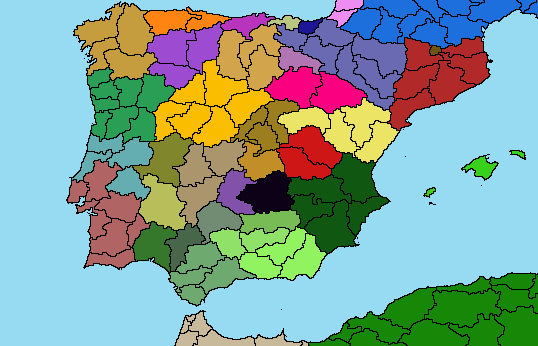
//> input picture Map/example/map.png, 538 x 346 px
$ ./main   (built with g++ and OpenCV 4)
//> lines starting //> are read from the running program, lines starting //| are printed output that depends on the picture; after the words box and inside, x2 and y2 are one past the last pixel; in counts of white or black regions, pixels touching at a corner belong together
#include <opencv2/core.hpp>
#include <opencv2/imgcodecs.hpp>
#include <opencv2/imgproc.hpp>
#include <opencv2/highgui.hpp>
#include <iostream>
#include <vector>
#include <string>
#include <fstream>
#include <time.h>
#include <thread>
#include <mutex>

using namespace cv;
using namespace std;

#define F_SIZE 10

//Mutex
mutex m;

//Setup flags
bool flags[F_SIZE]={true,false,false,false,false,false,false,false,false,true};
string FLAGS[F_SIZE]={"owner","water","regions","subregions","continents","numbering","verbose","countries","empires","headers"};
string path, file_extension="png";
int use=0;
int cores=6;
string USE[2]={"hex","rgb"};
string water_colour;

class Province
{
public:
    int index;
    string colour;
    Point pos;
    vector<uchar> shape;
    vector<int> neighbours;
    string subregion;
    string region;
    string country;
    string empire;
    string continent;
    Rect box;
    Rect mini_box;
    Province(int index, string colour, Point pos, Rect box, Rect mini_box)
    {
        this->index=index;
        this->colour=colour;
        this->pos=pos;
        this->box=box;
        this->mini_box=mini_box;
    }
    Province(int index, string colour, Point pos, vector<uchar> shape, Rect box, Rect mini_box)
    {
        this->index=index;
        this->colour=colour;
        this->pos=pos;
        this->shape=shape;
        this->box=box;
        this->mini_box=mini_box;
    }
    bool operator< (const Province &other) const {
        return index < other.index;
    }
};

void showImage(Mat image, string window_name="image")
{
    namedWindow(window_name, WINDOW_AUTOSIZE);
    imshow(window_name, image);
    waitKey(0);
    destroyAllWindows();
}

string bgr_to_hex(Vec3b colour)
{
    string chrs="0123456789ABCDEF";
    string hexa="#";
    for (int i=2;i>=0;--i)
    {
        hexa+=chrs[colour[i]/16];
        hexa+=chrs[colour[i]%16];
    }
    return hexa;
}

bool overlap(vector<uchar> c1, Rect b1, vector<uchar> c2, Rect b2)
{
    Mat im1,im2;
    im1=imdecode(c1,IMREAD_GRAYSCALE );
    im2=imdecode(c2,IMREAD_GRAYSCALE );
    Mat shape;
    Mat im3, im4;
    int x,y,w,h;
    x=min(b1.x,b2.x);y=min(b1.y,b2.y);w=max(b1.x+b1.width,b2.x+b2.width);h=max(b1.y+b1.height,b2.y+b2.height);
    copyMakeBorder(im1, im3, b1.y-y, h-b1.y-b1.height, b1.x-x, w-b1.x-b1.width, BORDER_CONSTANT, Scalar(0));
    copyMakeBorder(im2, im4, b2.y-y, h-b2.y-b2.height, b2.x-x, w-b2.x-b2.width, BORDER_CONSTANT, Scalar(0));
    bitwise_and(im3,im4,shape);
    return countNonZero(shape)>0;
}

bool do_intersect(Rect a, Rect b)
{
    if (a.x>b.x+b.width || b.x>a.x+a.width || a.y>b.y+b.height || b.y>a.y+a.height)
    {
        return false;
    }
    return true;
}

Point firstNonZero(Mat img,Point start=Point(0,0))
{
    int rows=img.rows,cols=img.cols;

    for(int i=start.y;i<rows;i++)
    {
        const uchar* ptr8=img.ptr(i);
        for(int j=0;j<cols;j++)
        {
            if(ptr8[j]==255)
            {
                return Point(j,i);
            }
        }
    }
    return Point(-1,-1);
}

vector<string> custom_split(string str, char del)
{
    vector<string> res;
    string curr="";
    for (int i=0;i<str.length();++i)
    {
        if (str[i]==del)
        {
            res.push_back(curr);
            curr="";
        }
        else
        {
            curr+=str[i];
        }
    }
    res.push_back(curr);
    return res;
}

void get_province(int index, Mat img, Point pos, vector<Province> &provinces, Mat thresh, int thread_num)
{
    Mat range, shape, cropped;
    vector<uchar> buff;

    vector<int> param(2);
    param[0]=IMWRITE_JPEG_QUALITY;
    param[1]=89;
    Rect box,mini_box;
    Rect rect;

    inRange(thresh, Scalar(thread_num), Scalar(thread_num), range);

    mini_box=boundingRect(range);

    dilate(range,shape,Mat());

    box=boundingRect(shape);

    //If province is not water get its shape
    if (flags[1] || bgr_to_hex(img.at<Vec3b>(pos))!=water_colour)
    {
        cropped=shape(Range(box.y,box.y+box.height),Range(box.x,box.x+box.width));

        imencode(".jpg", cropped, buff, param); //Compressing image in memory
        m.lock();
        provinces.push_back(Province(index, bgr_to_hex(img.at<Vec3b>(pos)),pos,buff,box,mini_box));
        m.unlock();
    }
    else
    {
        m.lock();
        provinces.push_back(Province(index, bgr_to_hex(img.at<Vec3b>(pos)),pos,box,mini_box));
        m.unlock();
    }
    floodFill(thresh, pos, Scalar(0), &rect, Scalar(0), Scalar(0), 8);
}

int main(int argc, char* argv[])
{
    clock_t Start=clock();
    //Help
    if (argc>1)
    {
        string help=argv[1];
        if (help=="--help" || help=="-help" || help=="-h" || help=="help" || help=="h")
        {
            cout<<endl<<endl;
            cout<<"Description:"<<endl;
            cout<<"\tThis program interprets maps and calculates their provinces' connections\n\t(as well as subregions, regions and continents if necessary)."<<endl;
            cout<<"\tBy default it outputs the provinces' owners (column 1), positions(column 2 and 3),\n\tsubregions (col 4), regions (col 5) and lastly their neighbours (all the rest) but these can be changed."<<endl;
            cout<<"\tAlso it has a few default flags which can be configured in default_flags.txt."<<endl;
            cout<<endl;
            cout<<"Usage:"<<endl;
            cout<<"\t-v/--verbose\t\t\tWhether to give a detailed output where the program is currently"<<endl<<endl;
            cout<<"\t--path=<PATH>\t\t\tBasically where your maps are"<<endl<<endl;
            cout<<"\t--file-extension=<EXTENSION>\tWhat file extension they use (eg. .png, .jpg or nothing at all)"<<endl<<endl;
            cout<<"\t--water-colour=<HEX>\t\tThe water colour in hex, if nothing is given it defaults to the colour at\n\t\t\t\t\tthe top left corner of the image"<<endl<<endl;
            cout<<"\t--owner\t\t\t\tWhether to output the colours of the provinces' owners"<<endl<<endl;
            cout<<"\t--water\t\t\t\t\Whether to calculate the neighbours of waters (water colour will be the first\n\t\t\t\t\tpixel of the upper left corner)"<<endl<<endl;
            cout<<"\t--subregions\t\t\tWhether to include subregions in the output or not"<<endl<<endl;
            cout<<"\t--regions\t\t\tWhether to include regions in the output or not"<<endl<<endl;
            cout<<"\t--countries\t\t\tWhether to include countries in the output or not"<<endl<<endl;
            cout<<"\t--empires\t\t\tWhether to include empires in the output or not"<<endl<<endl;
            cout<<"\t--continents\t\t\tWhether to include continents in the output or not"<<endl<<endl;
            cout<<"\t--numbering\t\t\tWhether to write province index into the output"<<endl<<endl;
            cout<<"\t--use-<hex/rgb>\t\t\tThe colour format of the output"<<endl<<endl;
            cout<<"\t--cores=<VALUE>\t\t\tThe number of CPU cores the application should use"<<endl<<endl;
            cout<<"\t--headers\t\t\tWhether to use headers to label the information (it's automatically on,\n\t\t\t\t\ttype no-headers if you don't want to use them)";
            cout<<endl<<endl;
            return 0;
        }
    }
    //Helper to flags
    string line;
    vector<string> spl;

    ifstream inp("default_flags.txt");
    int ll=0;

    //Read flags
    while (getline(inp, line) || (++ll)<argc)
    {
        if (ll>=1)
        {
            line=argv[ll];
            while (line[0]=='-')
            {
                line.erase(0,1);
            }
        }
        spl=custom_split(line,'=');
        if (line=="verbose" || line=="v")
        {
            flags[6]=true;
        }
        else if (spl[0]=="file-extension")
        {
            file_extension=spl[1];
        }
        else if (spl[0]=="water-colour" || spl[0]=="water-color")
        {
            water_colour=spl[1];
        }
        else if (spl[0]=="cores")
        {
            cores=stoi(spl[1]);
        }
        else
        {
            if (spl[0]=="path")
            {
                path=spl[1];
            }
            else
            {
                spl=custom_split(line,'-');
                if (spl[0]=="use")
                {
                    for (int i=0;i<4;++i)
                    {
                        if (spl[1]==USE[i])
                        {
                            use=i;
                            break;
                        }
                    }
                }
                else
                {
                    for (int i=0;i<F_SIZE;++i)
                    {
                        if (i==6) continue;
                        if (spl[1]==FLAGS[i] || spl[0]==FLAGS[i])
                        {
                            flags[i]=!(spl[0]=="no" || spl[0]=="exclude");
                            break;
                        }
                    }
                }
            }
        }
    }

    if (flags[6]) cout<<"Reading image..."<<endl;
    Mat img=imread(path+"map."+file_extension, IMREAD_COLOR);
//> img is the input picture: 346 rows x 538 cols, CV_8UC3; mean B, G, R 151, 161.3, 131.1
    if(img.empty())
    {
        cout<<"Error: Could not read the image `"+path+"map."+file_extension+"`!"<<endl;
        return 1;
    }
    if (water_colour.empty())
    {
        water_colour=bgr_to_hex(img.at<Vec3b>(Point(0,0)));
//> the loop in bgr_to_hex, `for (int i=2;i>=0;--i)` made 3 passes
//> hexa on passes 1 to 3: "#97", "#97DB", "#97DBF2"
//> water_colour = "#97DBF2"
    }
    //Not even starting if regions, subregions or continents are missing if appropriate flags are set
    Mat reg,sub,cou,emp,cont;
    if (flags[2])
    {
        reg=imread(path+"regions."+file_extension, IMREAD_COLOR);
        if(reg.empty())
        {
            cout<<"Error: Could not read the image `"+path+"regions."+file_extension+"`!"<<endl;
            return 2;
        }
    }
    if (flags[3])
    {
        sub=imread(path+"subregions."+file_extension, IMREAD_COLOR);
        if(sub.empty())
        {
            cout<<"Error: Could not read the image `"+path+"subregions."+file_extension+"`!"<<endl;
            return 3;
        }
    }
    if (flags[7])
    {
        cou=imread(path+"countries."+file_extension, IMREAD_COLOR);
        if(cou.empty())
        {
            cout<<"Error: Could not read the image `"+path+"countries."+file_extension+"`!"<<endl;
            return 7;
        }
    }
    if (flags[8])
    {
        emp=imread(path+"empires."+file_extension, IMREAD_COLOR);
        if(emp.empty())
        {
            cout<<"Error: Could not read the image `"+path+"empires."+file_extension+"`!"<<endl;
            return 8;
        }
    }
    if (flags[4])
    {
        cont=imread(path+"continents."+file_extension, IMREAD_COLOR);
        if(cont.empty())
        {
            cout<<"Error: Could not read the image `"+path+"continents."+file_extension+"`!"<<endl;
            return 4;
        }
    }
    if (flags[6]) cout<<"Preparing greyscale images..."<<endl;
    //Making greyscale image
    Mat greyImage;
    cvtColor(img, greyImage, COLOR_BGR2GRAY);
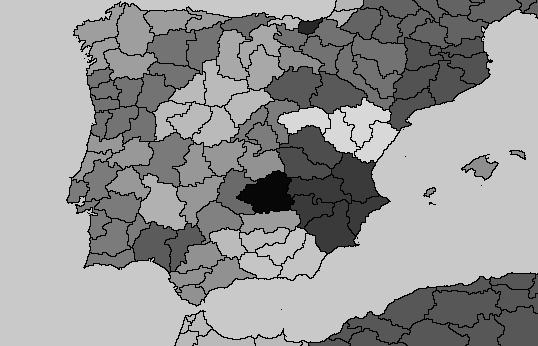
//> greyImage: 346 rows x 538 cols, CV_8UC1; min 0, max 216, mean 151
    //Making black and white image
    Mat thresh;
    threshold(greyImage,thresh,0,255,THRESH_BINARY);
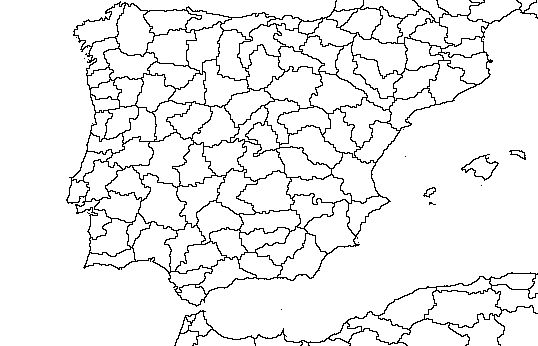
//> thresh: 346 rows x 538 cols, CV_8UC1; 93.5% white; black in thin lines or dots, all inside (x1, y1, x2, y2) = (66, 0, 538, 346)

    greyImage.release();

    vector<Province> provinces;

    if (flags[6]) cout<<"Getting basic information..."<<endl;
    //Getting basic information of the map (position and colour)
    Point pos;
    Point start=Point(0,0);
    Rect rect;
    //vector<Point> positions=allNonZero(thresh);
    int i=-1;
    bool loop=true;
    if (flags[6]) cout<<"Using "<<cores<<" cores..."<<endl;
    while (loop)
    {
        vector<thread> pool;
        for (int j=0;j<cores;j++)
        {
            ++i;
            pos=firstNonZero(thresh,start);
            if (pos.x<0 || pos.y<0)
            {
                loop=false;
                break;
            }
            start=pos;
            floodFill(thresh, pos, Scalar(j+1), &rect, Scalar(0), Scalar(0), 8);
            pool.push_back(thread(get_province,i,img,pos,ref(provinces),thresh,j+1));
        }
        for (auto& j : pool)
        {
            j.join();
        }
        //get_province(img,positions[i],provinces,thresh);

        if (flags[6]) cout<<"\rProcessing provinces ("<<provinces.size()<<")";
    }
//> this loop made 22 passes
//> (i, loop, start, rect) on passes 2, 3, 4, 5, 6, 7, 8, 10, 11, 12, 13, 14: (11, true, Point(381, 7), Rect(372, 7, 30, 36)), (17, true, Point(263, 13), Rect(221, 13, 54, 27)), (23, true, Point(219, 22), Rect(187, 22, 36, 52)), (29, true, Point(316, 36), Rect(300, 36, 43, 38)), (35, true, Point(432, 46), Rect(430, 46, 11, 9)), (41, true, Point(439, 61), Rect(428, 61, 47, 43)), (47, true, Point(320, 72), Rect(310, 72, 57, 41)), (59, true, Point(215, 106), Rect(192, 106, 47, 41)), (65, true, Point(376, 121), Rect(355, 121, 44, 42)), (71, true, Point(237, 139), Rect(203, 139, 43, 37)), (77, true, Point(343, 153), Rect(332, 153, 46, 50)), (83, true, Point(148, 174), Rect(139, 174, 48, 56))
//> (i, loop, rect) on passes 1, 9: (5, true, Rect(471, 0, 13, 3)), (53, true, Rect(91, 95, 28, 17))
//> thresh: 346 rows x 538 cols, CV_8UC1; every value is 0
//> after the loop, i = 129; loop = false; provinces = 129 items
    sort(provinces.begin(),provinces.end());

    thresh.release();
    img.release();

    if (flags[6]) cout<<"\r"<<provinces.size()<<" provinces processed...        "<<endl;

    if (flags[6]) cout<<"Finding neighbours..."<<endl;
    //Adding neighbours
    int SIZE=provinces.size();
//> SIZE = 129
    bool **neighbours = new bool*[SIZE];
    for(int i=0;i<SIZE;++i)
    {
        neighbours[i]=new bool[SIZE]{false};
    }
//> this loop made 129 passes

    for (int i=SIZE-1;i>=0;--i)
    {
        if (flags[1] || provinces[i].colour!=water_colour)
        {
            //Only going with j until we reach the diagonal
            for (int j=0;j<i;++j)
            {
                if (do_intersect(provinces[i].box, provinces[j].box) && (flags[1] || provinces[j].colour!=water_colour) && overlap(provinces[i].shape,provinces[i].box,provinces[j].shape,provinces[j].box))
                {
                    neighbours[i][j]=true;
                    neighbours[j][i]=true;
                }
            }
        }

        if (flags[6]) cout<<"\r"<<SIZE-i<<"/"<<SIZE<<" province done";
    }
    if (flags[6]) cout<<"\rAssigning found neighbours..."<<endl;
    //Assigning neighbours based on the "graph"
    for (int i=0;i<SIZE;++i)
    {
        for (int j=0;j<SIZE;++j)
        {
            if (neighbours[i][j])
            {
                provinces[i].neighbours.push_back(j);
            }
        }
    }

    for(int i=0;i<SIZE;++i)
    {
        delete [] neighbours[i];
    }
    delete [] neighbours;

    if (flags[6] && (flags[2] || flags[3] || flags[4] || flags[7] || flags[8])) cout<<"Finding other map data (subregions, regions, continents...)"<<endl;
    //Finding regions, subregions and continents
    for (int i=0;i<SIZE;i++)
    {
        if (flags[2]) provinces[i].region=bgr_to_hex(reg.at<Vec3b>(provinces[i].pos));
        if (flags[3]) provinces[i].subregion=bgr_to_hex(sub.at<Vec3b>(provinces[i].pos));
        if (flags[7]) provinces[i].country=bgr_to_hex(cou.at<Vec3b>(provinces[i].pos));
        if (flags[8]) provinces[i].empire=bgr_to_hex(emp.at<Vec3b>(provinces[i].pos));
        if (flags[4]) provinces[i].continent=bgr_to_hex(cont.at<Vec3b>(provinces[i].pos));
    }

    if (flags[6]) cout<<"Writing results to map_data.txt..."<<endl;
    //Showing the results
    ofstream out("map_data.txt");
    if (flags[9])
    {
        if (flags[5]) out<<"index ";
        if (flags[0]) out<<"colour ";
        out<<"position ";
        out<<"box ";
        if (flags[3]) out<<"subregion ";
        if (flags[2]) out<<"region ";
        if (flags[7]) out<<"country ";
        if (flags[8]) out<<"empire ";
        if (flags[4]) out<<"continent ";
        out<<"neighbours\n";
    }
    for (int i=0;i<SIZE;i++)
    {
        if (flags[5]) out<<i<<" ";
        if (flags[0])
        {
            if (use==0) out<<provinces[i].colour<<" ";
            else
            {
                int r,g,b;
                char const *hexColor = provinces[i].colour.c_str();
                sscanf(hexColor, "#%02x%02x%02x", &r, &g, &b);
                out<<r<<" "<<g<<" "<<b<<" ";
            }
        }
        out<<provinces[i].pos.x<<" "<<provinces[i].pos.y<<" ";
        out<<provinces[i].mini_box.x<<" "<<provinces[i].mini_box.y<<" "<<provinces[i].mini_box.width<<" "<<provinces[i].mini_box.height<<" ";
        if (flags[3])
        {
            if (use==0) out<<provinces[i].subregion<<" ";
            else
            {
                int r,g,b;
                char const *hexColor = provinces[i].subregion.c_str();
                sscanf(hexColor, "#%02x%02x%02x", &r, &g, &b);
                out<<r<<" "<<g<<" "<<b<<" ";
            }
        }
        if (flags[2])
        {
            if (use==0) out<<provinces[i].region<<" ";
            else
            {
                int r,g,b;
                char const *hexColor = provinces[i].region.c_str();
                sscanf(hexColor, "#%02x%02x%02x", &r, &g, &b);
                out<<r<<" "<<g<<" "<<b<<" ";
            }
        }
        if (flags[7])
        {
            if (use==0) out<<provinces[i].country<<" ";
            else
            {
                int r,g,b;
                char const *hexColor = provinces[i].country.c_str();
                sscanf(hexColor, "#%02x%02x%02x", &r, &g, &b);
                out<<r<<" "<<g<<" "<<b<<" ";
            }
        }
        if (flags[8])
        {
            if (use==0) out<<provinces[i].empire<<" ";
            else
            {
                int r,g,b;
                char const *hexColor = provinces[i].empire.c_str();
                sscanf(hexColor, "#%02x%02x%02x", &r, &g, &b);
                out<<r<<" "<<g<<" "<<b<<" ";
            }
        }
        if (flags[4])
        {
            if (use==0) out<<provinces[i].continent<<" ";
            else
            {
                int r,g,b;
                char const *hexColor = provinces[i].continent.c_str();
                sscanf(hexColor, "#%02x%02x%02x", &r, &g, &b);
                out<<r<<" "<<g<<" "<<b<<" ";
            }
        }
        for (int j=0;j<provinces[i].neighbours.size();++j)
        {
            out<<provinces[i].neighbours[j]<<" ";
        }
        out<<"\n";
    }

    if (flags[6])
    {
        cout<<endl<<"Execution time: "<<(double)(clock()-Start)/CLOCKS_PER_SEC<<endl;
    }

    return 0;
}
